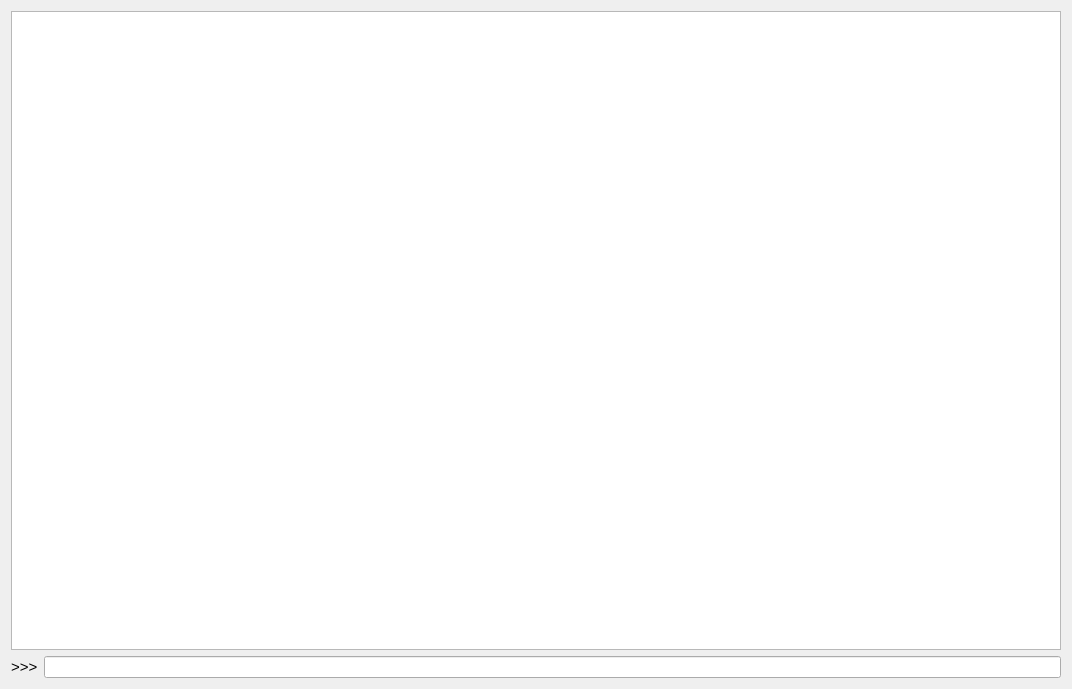
<?xml version="1.0" encoding="UTF-8"?>
<ui version="4.0">
 <class>BotTerminalWidget</class>
 <widget class="QWidget" name="BotTerminalWidget">
  <property name="geometry">
   <rect>
    <x>0</x>
    <y>0</y>
    <width>1072</width>
    <height>689</height>
   </rect>
  </property>
  <property name="windowTitle">
   <string>[ Terminal ] - [Username: $USERNAME] || [LAN IP: $LAN] || [WAN IP: $WAN] || [Integrity: $INTEGR] || [Process: $PN]</string>
  </property>
  <layout class="QVBoxLayout" name="verticalLayout_2">
   <item>
    <layout class="QVBoxLayout" name="verticalLayout">
     <item>
      <widget class="QTextBrowser" name="task_result_text_browser">
       <property name="autoFillBackground">
        <bool>false</bool>
       </property>
      </widget>
     </item>
     <item>
      <layout class="QHBoxLayout" name="horizontalLayout">
       <item>
        <widget class="QLabel" name="mark_bar_label">
         <property name="font">
          <font>
           <pointsize>11</pointsize>
          </font>
         </property>
         <property name="text">
          <string>&gt;&gt;&gt;</string>
         </property>
        </widget>
       </item>
       <item>
        <widget class="QLineEdit" name="bot_send_task_line_edit"/>
       </item>
      </layout>
     </item>
    </layout>
   </item>
  </layout>
 </widget>
 <resources/>
 <connections/>
</ui>
